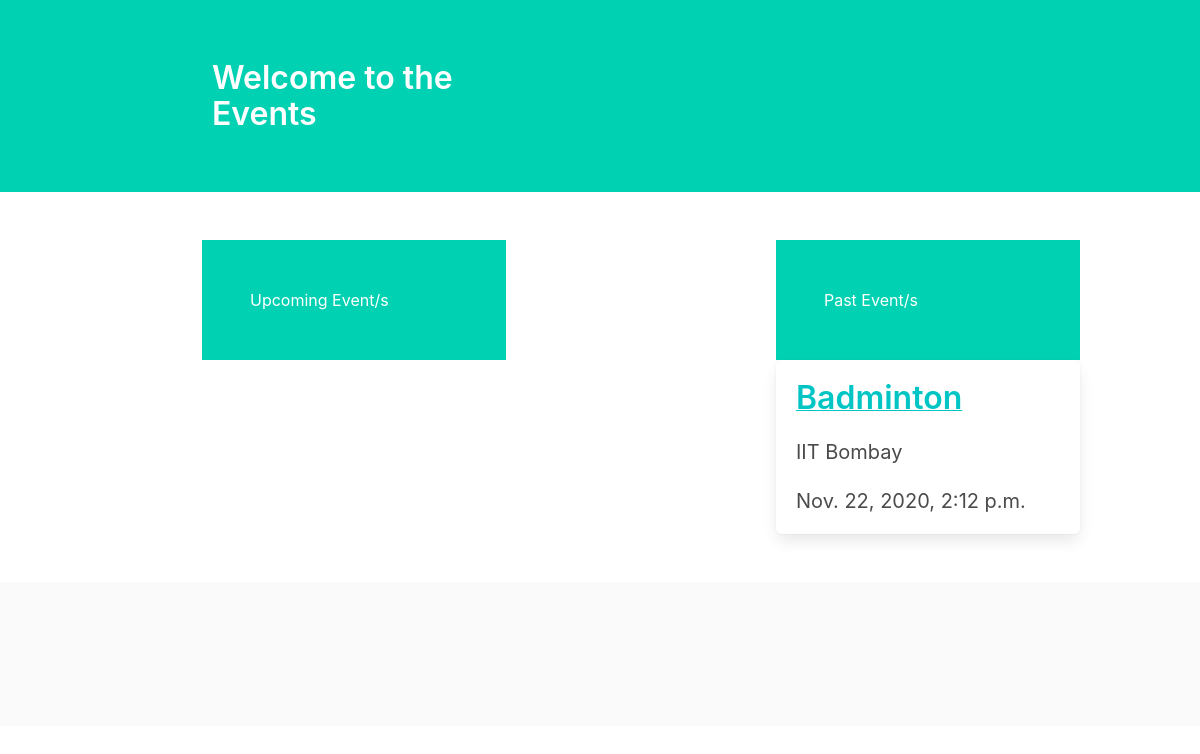
Before: /Events/ with the older database file.
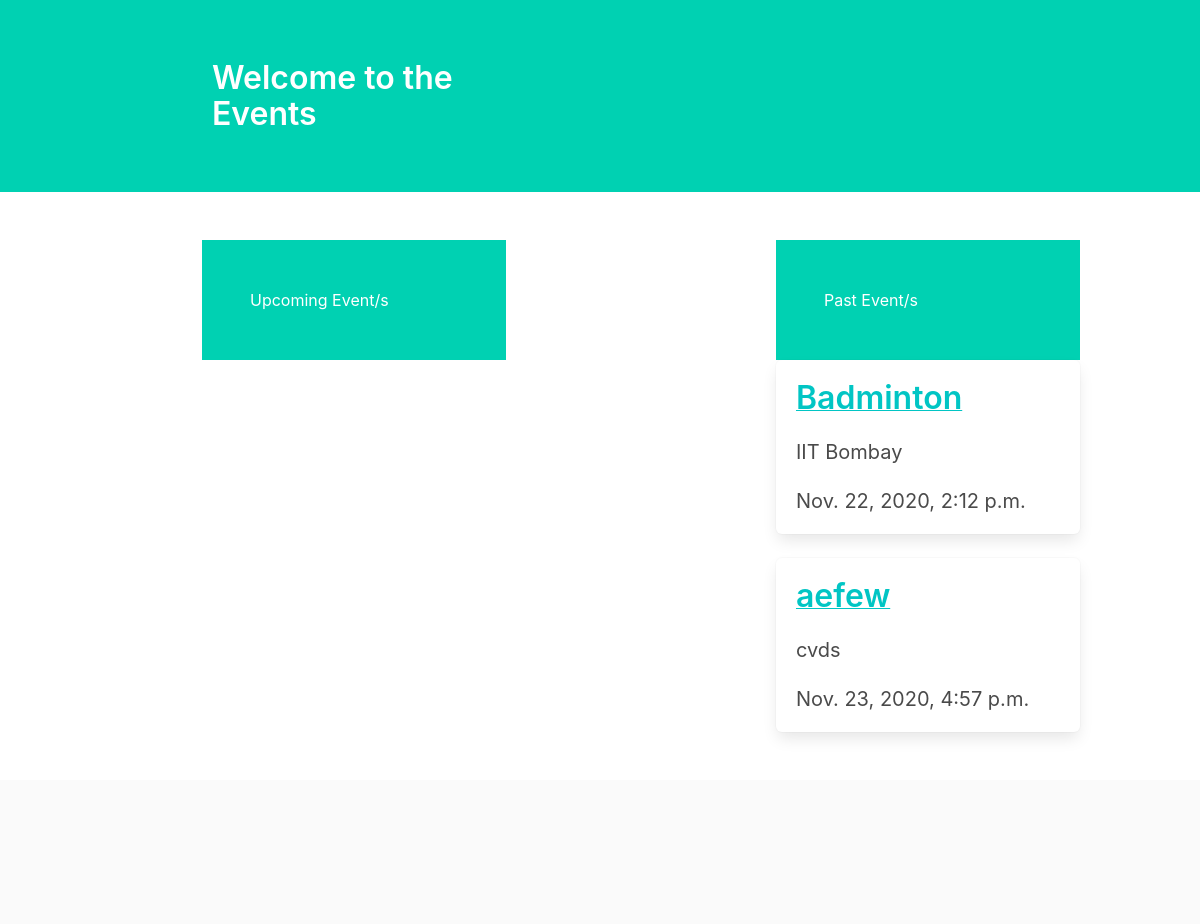
After: the same page with the newer database file.
### Events/models.py (models this page shows, shortened)
class event(models.Model):
    name = models.CharField(max_length=50)
    timestamp = models.DateTimeField(auto_now_add=False)
    organiser = models.CharField(max_length=100)
    about = models.TextField(default='')
    contact = models.TextField(default='')
    details = models.TextField(default='')
    link = models.URLField(default='',blank=True)
    class Meta:
        verbose_name_plural = 'events'

### Events/views.py (the view)
# urls.py: path('', views.Events, name='Events'),
def Events(request):
    events = event.objects.all()
    upcoming = []
    past = []
    for i in events:
        details = {
            'event_id' : i.id,
            'event_name' : i.name,
            'organiser' : i.organiser,
            'time' : i.timestamp,
        }
        current = str(timezone.now())
        if(current<str(i.timestamp)):
            upcoming.append(details)
        else:
            past.append(details)
    context = {'uevents' : upcoming, 'pevents' : past}
    return render(request, 'Events.html', context)

### templates/Events.html (shortened to what this page needs)
<!DOCTYPE html>
<html lang="en">
<head>
    <link rel="stylesheet" href="https://cdnjs.cloudflare.com/ajax/libs/bulma/0.6.2/css/bulma.css" />
</head>
<body>
    <section class="hero is-primary">
        <div class="hero-body">
            <div class="container">
				<div class="column is-offset-1 is-4">
					<h1 class="title">
						Welcome to the Events
					</h1>
				</div>
            </div>
        </div>
	</section>
	<section class="section">
        <div class="container">
            <div class="columns">
                <div class="column is-offset-1 is-4">
					<section class="hero is-primary" >
						<div class="hero-body">
							<div class="container">
								<h1>
									Upcoming Event/s
								</h1>
							</div>
						</div>
					</section>
				</div>
				<div class="column is-offset-3 is-4">
					<section class="hero is-primary" >
						<div class="hero-body">
							<div class="container">
								<h1>
									Past Event/s
								</h1>
							</div>
						</div>
					</section>
                    {% for event in pevents %}
                    <div class="box">
                        <article class="media">
                            <div class="media-content">
                                <div class="content">
                                    <p>
                                      <a href="/Events/{{event.event_id}}/"><u style="color: #01c5c4;"><span class="title" style="color: #01c5c4;">
                                        {{  event.event_name  }}</span></u></a>
                                        <br>
                                        <br>
                                        <span class="subtitle">{{ event.organiser }}</span>
                                        <br>
                                        <br>
                                        <span class="subtitle">{{ event.time }}</span>
                                    </p>
                                </div>
                            </div>
                        </article>
                    </div>
                    {% endfor %}
                </div>
            </div>
        </div>
    </section>
    <footer class="footer">
    </footer>
</body>
</html>

Changed rows visible on the page:
added event: event_name "aefew", organiser "cvds", time "Nov. 23, 2020, 4:57 p.m."
